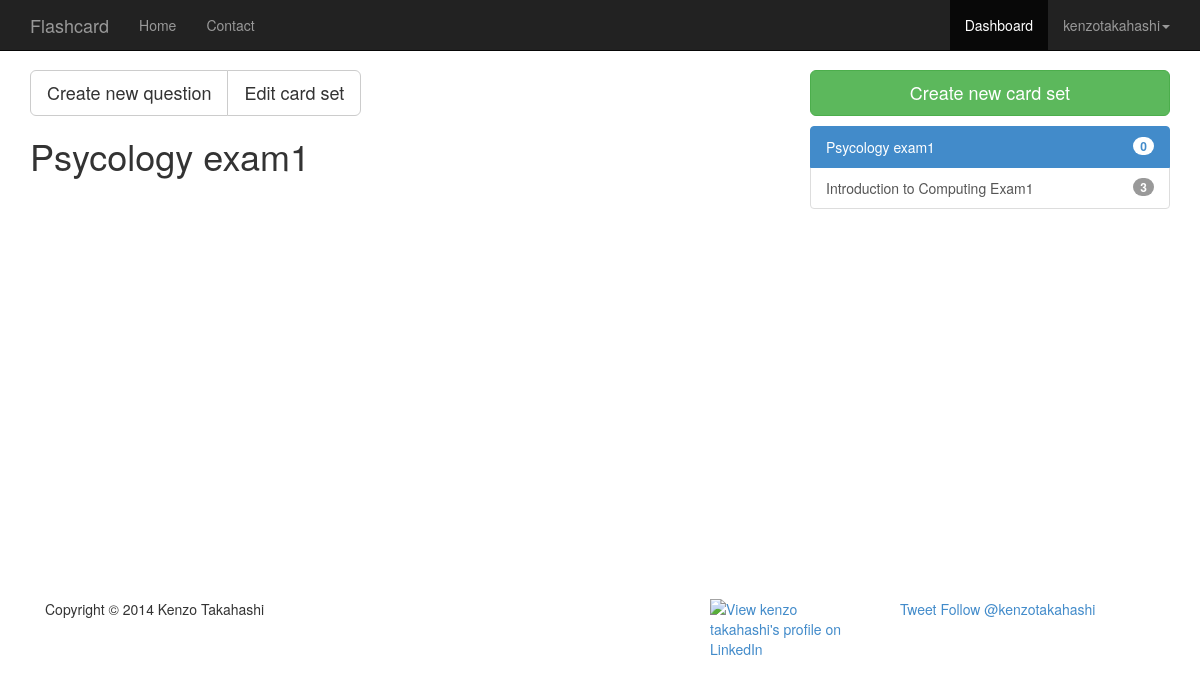
Page /dashboard/0/ (signed in) on the committed database.
### flash/models.py (models this page shows)
class CardSet(models.Model):
	ME = 'me'
	EVERYONE = 'eo'
	PEOPLE_WTH_PW = 'pw'
	VISIBLE_TO = (
		('me', 'just me'),
		('eo', 'everyone'),
		('pw', 'people with a password...')
	)
	name = models.CharField(max_length=48)
	user = models.ForeignKey(User)
	visibleTo = models.CharField(max_length=2, choices=VISIBLE_TO, default=ME)
	created = models.DateTimeField(auto_now_add=True)
	lastModified = models.DateTimeField(auto_now=True)
	view = models.IntegerField(default=0)
	password = models.CharField(max_length=24, null=True, blank=True)
	def __unicode__(self):
		return self.name
	def numberOfQuestions(self):
		return self.question_set.count()

### flash/views.py (the view)
# urls.py: url(r'^dashboard/(?P<cardset_id>\d+)/$', views.dashboard, name='dashboard'),
@login_required
def dashboard(request, cardset_id):
	context = RequestContext(request)
	cardSetList = CardSet.objects.filter(user=request.user).order_by('-lastModified')
	try:
		selectedCardSet = CardSet.objects.get(pk=cardset_id)
		questionList = Question.objects.filter(cardSet=selectedCardSet).order_by('-lastModified')
	except: #DoesNotExist
		try: #Get the most recent updated cardset
			selectedCardSet = CardSet.objects.filter(user=request.user).order_by('-lastModified')[0]
			questionList = selectedCardSet.question_set.all().order_by('-lastModified')
			cardset_id = selectedCardSet.pk
		except:
			print "You have no card set yet."
			message = "You have no card set yet."
			selectedCardSet, questionList = None, None
	context_dict = {'cardSetList': cardSetList, 'questionList': questionList,
					'selectedCardSet': selectedCardSet, 'cardset_id': cardset_id}
	return render_to_response('flash/dashboard.html', context_dict, context)

### templates/flash/dashboard.html (shortened to what this page needs)
{% extends "flash/base.html" %}
{% load static %}
{% block css %}
<link href="{% static 'css/offcanvas.css'%} " rel="stylesheet">
{% endblock %}
{% block dashboard %}<li class="active">{% endblock %}
{% block body %}
<div class="container">
  <div class="row row-offcanvas row-offcanvas-right">
    <div class="col-xs-12 col-sm-8">
			{% if cardset_id != "0" %}
			<div class="btn-group">
				<a class="btn btn-default btn-lg" href="/add_question/{{ cardset_id }}" role="button">
						Create new question</a>
				<a class="btn btn-default btn-lg" href="/edit_cardset/{{ cardset_id }}/"
					 role="button">Edit card set</a>
			</div>
			{% endif %}
			<h1>{{ selectedCardSet.name }}</h1>
    </div>
    <div class="col-xs-6 col-sm-4 sidebar-offcanvas" id="sidebar" role="navigation">
			<a class="btn btn-success btn-lg btn-block" href="/create_cardset/"
				 role="button">Create new card set </a>
			<ul class="list-group">
			{% for cardSet in cardSetList %}
				{% if cardSet.pk == selectedCardSet.pk %}
			  	<a href="/dashboard/{{ cardSet.id }}/" class="list-group-item active">
			  {% else %}
			  	<a href="/dashboard/{{ cardSet.id }}/" class="list-group-item">
			  {% endif %}
			  <span class="badge">{{ cardSet.numberOfQuestions }}</span>
			  {{ cardSet }}
			  </a>
			{% endfor %}
			</ul>
    </div>
  </div>
</div>
<br><br><br><br><br><br><br><br><br><br><br><br><br><br><br><br><br>
{% endblock %}

### templates/flash/base.html (shortened to what this page needs)
<!DOCTYPE html>
{% load static %}
<html>
<head>
<link href="{% static 'css/bootstrap.min.css'%} " rel="stylesheet">
<link href="{% static 'css/navbar-fixed-top.css'%} " rel="stylesheet">
{% block css %}
{% endblock %}
</head>
<body>
<div class="navbar navbar-inverse navbar-fixed-top" role="navigation">
  <div class="container">
    <div class="navbar-header">
      <a class="navbar-brand" href="/">Flashcard</a>
    </div>
    <div class="navbar-collapse collapse">
      <ul class="nav navbar-nav">
        {% block home %}<li>{% endblock %}<a href="/">Home</a></li>
      </ul>
      <ul class="nav navbar-nav">
        {% block contact %}<li>{% endblock %}<a href="/contact/">Contact</a></li>
      </ul>
      <ul class="nav navbar-nav navbar-right">
      {% if user.is_authenticated %}
        {% block dashboard %}<li>{% endblock %}<a href="/dashboard/0/">Dashboard</a></li>
        <li class="dropdown">
          <a href="#" class="dropdown-toggle" data-toggle="dropdown">{{user.username}}<b class="caret"></b></a>
        </li>
      {% else %}
        {% block signIn %}<li>{% endblock %}<a href="/login">Sign In</a></li>
        {% block signUp %}<li>{% endblock %}<a href="/register/">Sign Up</a></li>
      {% endif %}
      </ul>
    </div>
  </div>
</div>
{% block body %}
{% endblock %}
<footer>
<div class="container">
    <div class="col-xs-6 col-sm-3">
      <p>Copyright &copy; 2014 Kenzo Takahashi</p>
    </div>
    <div class="col-xs-6 col-sm-4">
    </div>
    <div class="col-xs-6 col-sm-2">
    <a href="http://www.linkedin.com/pub/kenzo-takahashi/64/874/739">
      <img src="http://s.c.lnkd.licdn.com/scds/common/u/img/webpromo/btn_viewmy_120x33.png" width="120" height="33" border="0" alt="View kenzo takahashi's profile on LinkedIn"></a>
    </div>
    <div class="col-xs-6 col-sm-3">
      <a href="https://twitter.com/share" class="twitter-share-button" data-via="twitterapi" data-lang="en">Tweet</a>
      <a href="https://twitter.com/kenzotakahashi" class="twitter-follow-button" data-show-count="false" data-lang="en">Follow @kenzotakahashi</a>
    </div>
</div>
</footer>
</body>
</html>

### static/css/navbar-fixed-top.css (style rules this page uses)
body { padding-top: 70px; }

### static/css/offcanvas.css (style rules this page uses)
html, body { overflow-x: hidden; }
body { padding-top: 70px; }
footer { padding: 30px 0; }
.btn-success { margin-bottom: 10px; }

### rows in the picture
CardSet: name "Psycology exam1", numberOfQuestions "0"
CardSet: numberOfQuestions "3", name "Introduction to Computing Exam1"

### other values in the picture
{{ user.username }} "kenzotakahashi"
